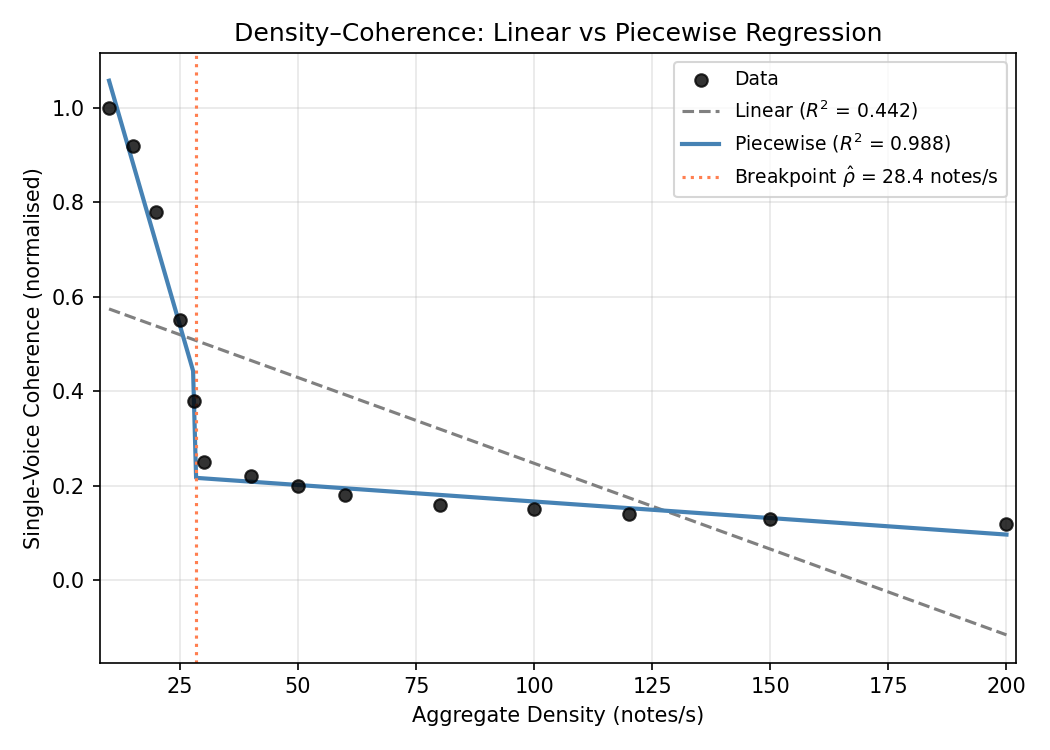

Here is the Python script that generated this plot:
#!/usr/bin/env python3
"""
Aggregate Density vs Single-Voice Coherence: Linear vs Piecewise Regression.

- Loads density_sweep_results.csv (columns: Aggregate Density, Single-Voice Coherence).
- Fits (1) simple linear regression, (2) piecewise/segmented regression.
- Compares R² and reports optimal breakpoint ρ̂.
- If piecewise R² is substantially higher, supports 'Computational Phase Transition' interpretation.
- Saves plot to threshold_analysis.png.
"""

import os
import argparse
import numpy as np
import pandas as pd
from scipy import optimize
import matplotlib
matplotlib.use("Agg")
import matplotlib.pyplot as plt


# Expected CSV: density (notes/s), single-voice coherence (normalised 0–1 preferred)
DEFAULT_CSV = "density_sweep_results.csv"


def _find_columns(df: pd.DataFrame):
    """Resolve 'density' and 'coherence' columns from CSV (flexible names)."""
    cols = [c.strip() for c in df.columns]
    low = [c.lower() for c in cols]
    density_col = None
    for name in ("aggregate density", "aggregate_density", "density", "density_notes_per_s"):
        for i, c in enumerate(low):
            if name in c or c == name.replace("_", " "):
                density_col = df.columns[i]
                break
        if density_col is not None:
            break
    if density_col is None:
        density_col = df.columns[0]

    coherence_col = None
    for name in (
        "single-voice coherence", "single_voice_coherence", "coherence",
        "melodic_coherence", "single_voice_coherence_normalised"
    ):
        for i, c in enumerate(low):
            if name in c or c == name.replace("_", " ").replace("-", " "):
                coherence_col = df.columns[i]
                break
        if coherence_col is not None:
            break
    if coherence_col is None:
        # fallback: second column or first numeric column that is not density
        for c in df.columns:
            if c != density_col and pd.api.types.is_numeric_dtype(df[c]):
                coherence_col = c
                break
        if coherence_col is None:
            coherence_col = df.columns[1] if len(df.columns) > 1 else df.columns[0]
    return density_col, coherence_col


def _normalize_coherence(y: np.ndarray) -> np.ndarray:
    """Scale to [0, 1] if values are not in that range (e.g. raw entropy)."""
    y = np.asarray(y, dtype=float)
    if np.any(np.isnan(y)):
        y = np.nan_to_num(y, nan=np.nanmean(y))
    mn, mx = np.nanmin(y), np.nanmax(y)
    if mx - mn < 1e-10:
        return np.clip(y, 0, 1)
    if mn < -0.01 or mx > 1.01:
        return (y - mn) / (mx - mn)
    return y


def fit_segment(x: np.ndarray, y: np.ndarray):
    """OLS for y ~ x. Returns (intercept, slope), rss."""
    x, y = np.asarray(x), np.asarray(y)
    if len(x) < 2:
        return np.nan, np.nan, np.inf
    X = np.column_stack([np.ones_like(x), x])
    beta, rss, _, _ = np.linalg.lstsq(X, y, rcond=None)
    rss_val = float(rss[0]) if np.size(rss) else float(np.sum((y - X @ beta) ** 2))
    return float(beta[0]), float(beta[1]), rss_val


def rss_piecewise(bp: float, x: np.ndarray, y: np.ndarray) -> float:
    """Total RSS for piecewise linear: left x < bp, right x >= bp."""
    x, y = np.asarray(x), np.asarray(y)
    left = x < bp
    right = x >= bp
    if np.sum(left) < 2 or np.sum(right) < 2:
        return 1e30
    _, _, rss_left = fit_segment(x[left], y[left])
    _, _, rss_right = fit_segment(x[right], y[right])
    return rss_left + rss_right


def fit_piecewise_at_bp(x: np.ndarray, y: np.ndarray, bp: float):
    """Given breakpoint bp, return (a1, b1, a2, b2, rss_total)."""
    left = x < bp
    right = x >= bp
    a1, b1, rss_left = fit_segment(x[left], y[left])
    a2, b2, rss_right = fit_segment(x[right], y[right])
    return a1, b1, a2, b2, rss_left + rss_right


def estimate_breakpoint(
    x: np.ndarray, y: np.ndarray,
    bp_min: float = None, bp_max: float = None,
) -> float:
    """Find breakpoint minimising RSS in (bp_min, bp_max)."""
    x = np.asarray(x)
    if bp_min is None:
        bp_min = np.percentile(x, 15)
    if bp_max is None:
        bp_max = np.percentile(x, 85)
    bp_min = max(bp_min, x.min() + 1e-6)
    bp_max = min(bp_max, x.max() - 1e-6)
    if bp_max <= bp_min:
        bp_max = x.max() - 1e-6
        bp_min = x.min() + 1e-6
    res = optimize.minimize_scalar(
        rss_piecewise, bounds=(float(bp_min), float(bp_max)),
        method="bounded", args=(x, y),
    )
    return float(res.x)


def r2_linear(x: np.ndarray, y: np.ndarray) -> float:
    """R² for simple linear regression y ~ x."""
    _, _, rss = fit_segment(x, y)
    ss_tot = np.sum((y - np.mean(y)) ** 2)
    return float(1 - rss / ss_tot) if ss_tot > 0 else 0.0


def main():
    parser = argparse.ArgumentParser(description="Density–Coherence threshold analysis (linear vs piecewise).")
    parser.add_argument("--csv", default=DEFAULT_CSV, help="Path to density_sweep_results.csv")
    parser.add_argument("--out", default="threshold_analysis.png", help="Output plot path")
    parser.add_argument("--no-normalize", action="store_true", help="Do not normalize coherence to [0,1]")
    args = parser.parse_args()

    csv_path = args.csv
    if not os.path.isabs(csv_path):
        script_dir = os.path.dirname(os.path.abspath(__file__))
        for base in (script_dir, os.getcwd()):
            cand = os.path.join(base, csv_path)
            if os.path.isfile(cand):
                csv_path = cand
                break
    if not os.path.isfile(csv_path):
        raise FileNotFoundError(
            f"CSV not found: {args.csv}. "
            "Provide density_sweep_results.csv with columns 'Aggregate Density' (or 'density') and 'Single-Voice Coherence' (or 'coherence')."
        )

    df = pd.read_csv(csv_path)
    density_col, coherence_col = _find_columns(df)
    df = df[[density_col, coherence_col]].dropna()
    x = df[density_col].values.astype(float)
    y = df[coherence_col].values.astype(float)
    if not args.no_normalize:
        y = _normalize_coherence(y)
    n = len(x)
    if n < 4:
        raise ValueError("Need at least 4 (density, coherence) pairs.")

    # Simple linear regression
    a_lin, b_lin, rss_lin = fit_segment(x, y)
    ss_tot = np.sum((y - np.mean(y)) ** 2)
    r2_linear_val = float(1 - rss_lin / ss_tot) if ss_tot > 0 else 0.0

    # Piecewise regression and optimal breakpoint ρ̂
    rho_hat = estimate_breakpoint(x, y)
    a1, b1, a2, b2, rss_pw = fit_piecewise_at_bp(x, y, rho_hat)
    r2_piecewise = float(1 - rss_pw / ss_tot) if ss_tot > 0 else 0.0

    # Predictions for plotting
    x_plot = np.linspace(x.min(), x.max(), 300)
    y_linear = a_lin + b_lin * x_plot
    left_plot = x_plot < rho_hat
    right_plot = x_plot >= rho_hat
    y_piecewise = np.where(left_plot, a1 + b1 * x_plot, a2 + b2 * x_plot)

    # Figure
    fig, ax = plt.subplots(1, 1, figsize=(7, 5))
    ax.scatter(x, y, color="black", s=36, alpha=0.8, label="Data", zorder=3)
    ax.plot(x_plot, y_linear, color="gray", ls="--", lw=1.5, label=f"Linear ($R^2$ = {r2_linear_val:.3f})")
    ax.plot(x_plot, y_piecewise, color="steelblue", lw=2, label=f"Piecewise ($R^2$ = {r2_piecewise:.3f})")
    ax.axvline(rho_hat, color="coral", ls=":", lw=1.5, label=f"Breakpoint $\\hat{{\\rho}}$ = {rho_hat:.1f} notes/s")
    ax.set_xlabel("Aggregate Density (notes/s)")
    ax.set_ylabel("Single-Voice Coherence (normalised)")
    ax.set_title("Density–Coherence: Linear vs Piecewise Regression")
    ax.legend(loc="best", fontsize=9)
    ax.grid(True, alpha=0.3)
    ax.set_xlim(x.min() - 2, x.max() + 2)
    fig.tight_layout()
    out_path = args.out
    if not os.path.isabs(out_path):
        out_path = os.path.join(os.path.dirname(os.path.abspath(__file__)), out_path)
    plt.savefig(out_path, dpi=150)
    plt.close()
    print(f"Plot saved: {out_path}")

    # Console summary
    print("\n--- Threshold analysis ---")
    print(f"  Linear R²:     {r2_linear_val:.4f}")
    print(f"  Piecewise R²:  {r2_piecewise:.4f}")
    print(f"  Breakpoint ρ̂:  {rho_hat:.2f} notes/s")
    print(f"  Pre-breakpoint slope:  {b1:.4f}")
    print(f"  Post-breakpoint slope: {b2:.4f}")
    if abs(b2) > 1e-10:
        print(f"  Slope ratio (pre/post): {b1/b2:.2f}×")
    delta_r2 = r2_piecewise - r2_linear_val
    if delta_r2 > 0.05:
        print("\n  → Piecewise model explains substantially more variance (ΔR² = {:.3f}).".format(delta_r2))
        print("    This supports a 'Computational Phase Transition' at ρ̂.")
    else:
        print("\n  → Improvement of piecewise over linear is modest (ΔR² = {:.3f}).".format(delta_r2))


if __name__ == "__main__":
    main()
